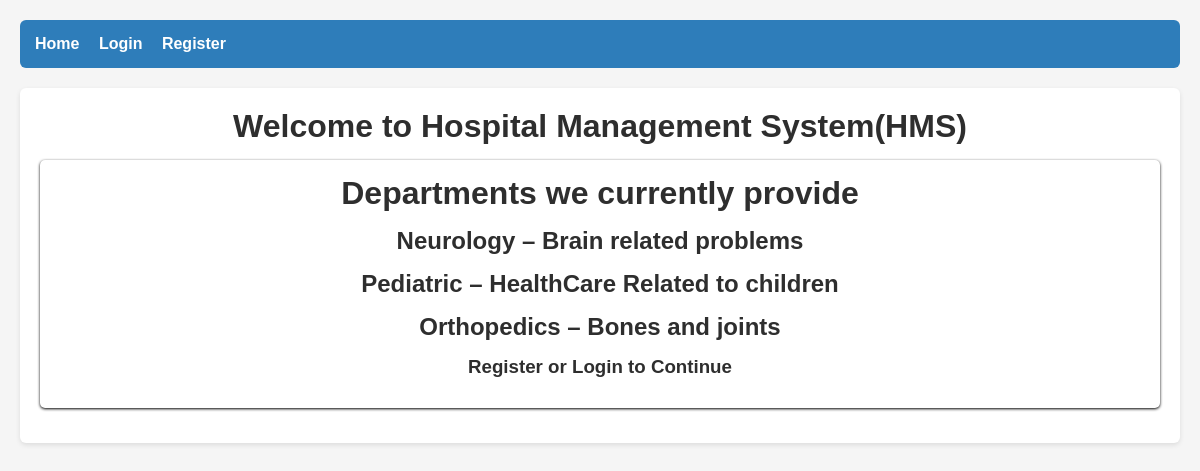
The page / on the database its author committed.
### app.py (models this page shows)
class Department(db.Model):#This is the department model
    __tablename__='departments'
    id=db.Column(db.Integer,primary_key=True)
    name=db.Column(db.String(120), nullable=False)
    description=db.Column(db.String(255))
    doctors=db.relationship('Doctor',backref='department',lazy=True)

### app.py (the view, shortened to what this page needs)
@app.route("/")#default route checks if the user is authenticated if not then just shows the register and login buttons if authenticated it will check the rool and change the nav bar accordingly
def index():
    departments=Department.query.all()
    return render_template("index.html",departments=departments)

### templates/index.html
{% extends "base.html" %}
{% block content %}
<h1 style="text-align: center;">Welcome to Hospital Management System(HMS)</h1>
<div class="card" style="text-align: center;">
    <h1>Departments we currently provide</h1>
    <ul>
        {% for d in departments %}
            <h2>{{ d.name }} – {{ d.description }}</h2>
        {% endfor %}
    </ul>
    <h3>Register or Login to Continue</h3>
</div>
{% endblock %}

### static/styles.css (style rules this page uses)
* { margin: 0; padding: 0; box-sizing: border-box; font-family: Arial, sans-serif; }
body { background: #f5f5f5; padding: 20px; }
h1, h2, h3 { margin-bottom: 15px; color: #2e2e2e; }
.card { background: white; padding: 15px; border-radius: 5px; box-shadow: 0 1px 3px black; margin-bottom: 15px; }

### rows shown on the page
Department: name "Neurology", description "Brain related problems"
Department: name "Pediatric", description "HealthCare Related to children"
Department: name "Orthopedics", description "Bones and joints"
